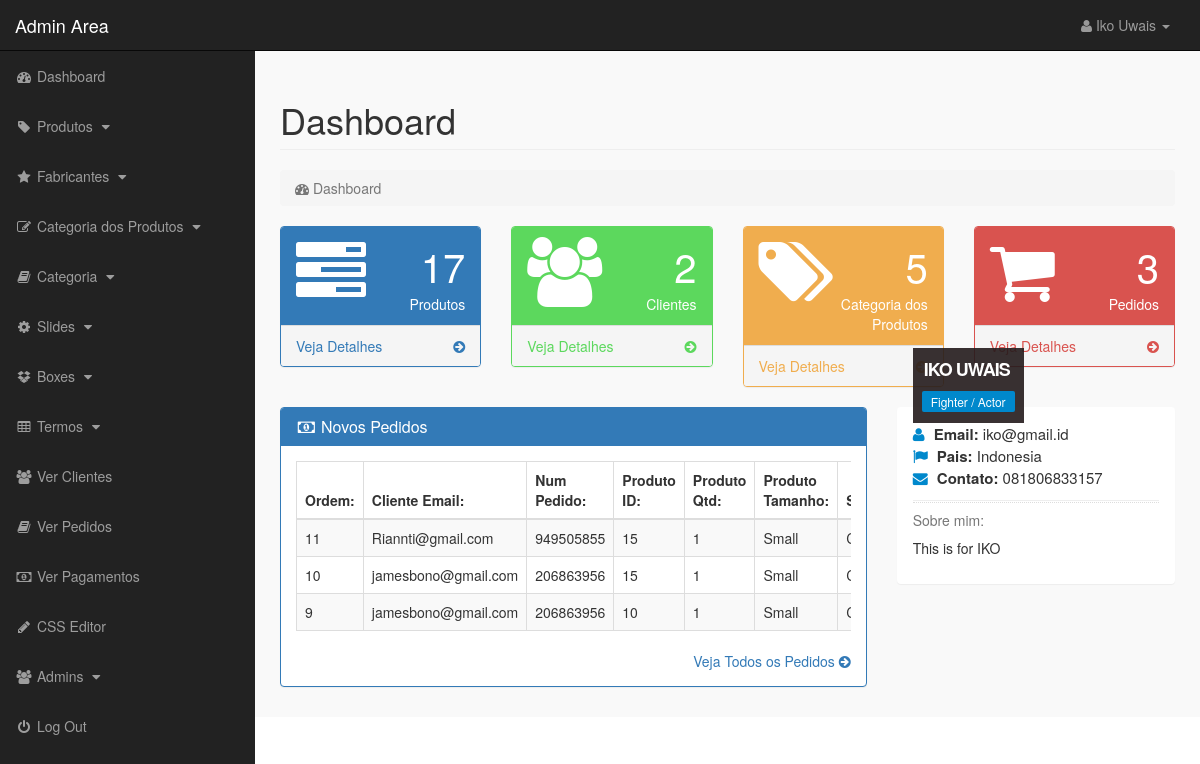
The page /admin_area/index.php?dashboard (signed in) on the database its author committed.
### tables this page shows
CREATE TABLE `pending_orders` (
  `order_id` int(10) NOT NULL,
  `customer_id` int(10) NOT NULL,
  `invoice_no` int(10) NOT NULL,
  `product_id` text NOT NULL,
  `qty` int(10) NOT NULL,
  `size` text NOT NULL,
  `order_status` text NOT NULL
);

CREATE TABLE `customers` (
  `customer_id` int(10) NOT NULL,
  `customer_name` varchar(255) NOT NULL,
  `customer_email` varchar(255) NOT NULL,
  `customer_pass` varchar(255) NOT NULL,
  `customer_country` text NOT NULL,
  `customer_city` text NOT NULL,
  `customer_contact` varchar(255) NOT NULL,
  `customer_address` text NOT NULL,
  `customer_image` text NOT NULL,
  `customer_ip` varchar(100) NOT NULL
);

### admin_area/dashboard.php (the view, shortened to what this page needs)
<?php
if (!isset($_SESSION['admin_email'])) {
    echo "<script>window.open('login.php','_self')</script>";
} else {
?>
<div class="row">
    <div class="col-lg-12">
        <h1 class="page-header"> Dashboard </h1>
        <ol class="breadcrumb">
            <li class="active">
                <i class="fa fa-dashboard"></i> Dashboard
            </li>
        </ol>
    </div>
</div>
<div class="row">
    <div class="col-lg-3 col-md-6">
        <div class="panel panel-primary">
            <div class="panel-heading">
                <div class="row">
                    <div class="col-xs-3">
                        <i class="fa fa-tasks fa-5x"></i>
                    </div>
                    <div class="col-xs-9 text-right">
                        <div class="huge"><?php echo $count_products ?></div>
                        <div>Produtos</div>
                    </div>
                </div>
            </div>
            <a href="index.php?view_produts.php">
                <div class="panel-footer">
                    <span class="pull-left">
                        Veja Detalhes
                    </span>
                    <span class="pull-right">
                        <i class="fa fa-arrow-circle-right"></i>
                    </span>
                    <div class="clearfix"></div>
                </div>
            </a>
        </div>
    </div>
    <div class="col-lg-3 col-md-6">
        <div class="panel panel-green">
            <div class="panel-heading">
                <div class="row">
                    <div class="col-xs-3">
                        <i class="fa fa-users fa-5x"></i>
                    </div>
                    <div class="col-xs-9 text-right">
                        <div class="huge"><?php echo $count_customers ?></div>
                        <div>Clientes</div>
                    </div>
                </div>
            </div>
            <a href="index.php?view_customers.php">
                <div class="panel-footer">
                    <span class="pull-left">
                        Veja Detalhes
                    </span>
                    <span class="pull-right">
                        <i class="fa fa-arrow-circle-right"></i>
                    </span>
                    <div class="clearfix"></div>
                </div>
            </a>
        </div>
    </div>
    <div class="col-lg-3 col-md-6">
        <div class="panel panel-orange">
            <div class="panel-heading">
                <div class="row">
                    <div class="col-xs-3">
                        <i class="fa fa-tags fa-5x"></i>
                    </div>
                    <div class="col-xs-9 text-right">
                        <div class="huge"><?php echo $count_p_categories ?></div>
                        <div>Categoria dos Produtos</div>
                    </div>
                </div>
            </div>
            <a href="index.php?view_p_cats.php">
                <div class="panel-footer">
                    <span class="pull-left">
                        Veja Detalhes
                    </span>
                    <span class="pull-right">
                    </span>
                    <div class="clearfix"></div>
                </div>
            </a>
        </div>
    </div>
    <div class="col-lg-3 col-md-6">
        <div class="panel panel-red">
            <div class="panel-heading">
                <div class="row">
                    <div class="col-xs-3">
                        <i class="fa fa-shopping-cart fa-5x"></i>
                    </div>
                    <div class="col-xs-9 text-right">
                        <div class="huge"><?php echo $count_pending_orders ?></div>
                        <div>Pedidos</div>
                    </div>
                </div>
            </div>
            <a href="index.php?view_p_cats.php">
                <div class="panel-footer">
                    <span class="pull-left">
                        Veja Detalhes
                    </span>
                    <span class="pull-right">
                        <i class="fa fa-arrow-circle-right"></i>
                    </span>
                    <div class="clearfix"></div>
                </div>
            </a>
        </div>
    </div>
</div>
<div class="row">
    <div class="col-lg-8">
        <div class="panel panel-primary">
            <div class="panel-heading">
                <h3 class="panel-title">
                    <i class="fa fa-money fa-fw"></i> Novos Pedidos
                </h3>
            </div>
            <div class="panel-body">
                <div class="table-responsive">
                    <table class="table table-hover table-striped table-bordered">
                        <thead>
                            <tr>
                                <th> Ordem: </th>
                                <th> Cliente Email: </th>
                                <th> Num Pedido: </th>
                                <th> Produto ID: </th>
                                <th> Produto Qtd: </th>
                                <th> Produto Tamanho: </th>
                                <th> Status: </th>
                            </tr>
                        </thead>
                        <tbody>
                            <?php
                                $get_order = "select * from pending_orders order by 1 DESC LIMIT 0,4";
                                $run_order = mysqli_query($con, $get_order);
                                while ($row_order = mysqli_fetch_array($run_order)) {
                                    $order_id = $row_order['order_id'];
                                    $c_id = $row_order['customer_id'];
                                    $invoice_no = $row_order['invoice_no'];
                                    $product_id = $row_order['product_id'];
                                    $qty = $row_order['qty'];
                                    $size = $row_order['size'];
                                ?>
                            <tr>
                                <td> <?php echo $order_id ?></td>
                                <td>
                                    <?php
                                            $get_customer = "select * from customers where customer_id='$c_id'";
                                            $run_customer = mysqli_query($con, $get_customer);
                                            $row_customer = mysqli_fetch_array($run_customer);
                                            $customer_email = $row_customer['customer_email'];
                                            echo $customer_email;
                                            ?>
                                </td>
                                <td> <?php echo $invoice_no ?> </td>
                                <td> <?php echo $product_id ?> </td>
                                <td> <?php echo $qty ?> </td>
                                <td> <?php echo $size ?> </td>
                                <td>
                                </td>
                            </tr>
                            <?php } ?>
                        </tbody>
                    </table>
                </div>
                <div class="text-right">
                    <a href="index.php?view_orders">
                        Veja Todos os Pedidos <i class="fa fa-arrow-circle-right"></i>
                    </a>
                </div>
            </div>
        </div>
    </div>
    <div class="col-md-4">
        <div class="panel">
            <div class="panel-body">
                <div class="md-md thumb-info">
                    <div class="thumb-info-title">
                        <span class="thumb-info-inner"><?php echo $admin_name ?></span>
                        <span class="thumb-info-type"> <?php echo $admin_job ?></span>
                    </div>
                </div>
                <div class="md-md">
                    <div class="widget-content-expanded">
                        <i class="fa fa-user"></i> <span> Email: </span> <?php echo $admin_email ?><br>
                        <i class="fa fa-flag"></i> <span> Pais: </span> <?php echo $admin_country ?><br>
                        <i class="fa fa-envelope"></i> <span> Contato: </span> <?php echo $admin_contact ?><br>
                    </div>
                    <hr class="dotted short " style="margin-top: 10px 0 10px 0;">
                    <h5 class="text-muted"> Sobre mim: </h5>
                    <p> <?php echo $admin_about ?></p>
                </div>
            </div>
        </div>
    </div>
</div>
<?php
}
?>

### admin_area/includes/sidebar.php (shortened to what this page needs)
<?php
if (!isset($_SESSION['admin_email'])) {
    echo "<script>window.open('login.php','_self')</script>";
} else {
?>
<nav class="navbar navbar-inverse navbar-fixed-top">
    <div class="navbar-header">
        <a href="index.php?dashboard" class="navbar-brand">Admin Area</a>
    </div>
    <ul class="nav navbar-right top-nav">
        <li class="dropdown">
            <a href="#" class="dropdown-toggle" data-toggle="dropdown">
                <i class="fa fa-user"></i> <?php echo $admin_name; ?> <b class="caret"></b>
            </a>
        </li>
    </ul>
    <div class="collapse navbar-collapse navbar-ex1-collapse">
        <ul class="nav navbar-nav side-nav">
            <li>
                <a href="index.php?dashboard">
                    <i class="fa fa-fw fa-dashboard"></i> Dashboard
                </a>
            </li>
            <li>
                <a href="#" data-toggle="collapse" data-target="#products">
                    <i class="fa fa-fw fa-tag"></i> Produtos
                    <i class="fa fa-fw fa-caret-down"></i>
                </a>
            </li>
            <li>
                <a href="#" data-toggle="collapse" data-target="#manufacturer">
                    <i class="fa fa-fw fa-star"></i> Fabricantes
                    <i class="fa fa-fw fa-caret-down"></i>
                </a>
            </li>
            <li>
                <a href="#" data-toggle="collapse" data-target="#p_cat">
                    <i class="fa fa-fw fa-edit"></i> Categoria dos Produtos
                    <i class="fa fa-fw fa-caret-down"></i>
                </a>
            </li>
            <li>
                <a href="#" data-toggle="collapse" data-target="#cat">
                    <i class="fa fa-fw fa-book"></i> Categoria
                    <i class="fa fa-fw fa-caret-down"></i>
                </a>
            </li>
            <li>
                <a href="#" data-toggle="collapse" data-target="#slides">
                    <i class="fa fa-fw fa-gear"></i> Slides
                    <i class="fa fa-fw fa-caret-down"></i>
                </a>
            </li>
            <li>
                <a href="#" data-toggle="collapse" data-target="#boxes">
                    <i class="fa fa-fw fa-dropbox"></i> Boxes
                    <i class="fa fa-fw fa-caret-down"></i>
                </a>
            </li>
            <li>
                <a href="#" data-toggle="collapse" data-target="#terms">
                    <i class="fa fa-fw fa-table"></i> Termos
                    <i class="fa fa-fw fa-caret-down"></i>
                </a>
            </li>
            <li>
                <a href="index.php?view_customers">
                    <i class="fa fa-fw fa-users"></i> Ver Clientes
                </a>
            </li>
            <li>
                <a href="index.php?view_orders">
                    <i class="fa fa-fw fa-book"></i> Ver Pedidos
                </a>
            </li>
            <li>
                <a href="index.php?view_payments">
                    <i class="fa fa-fw fa-money"></i> Ver Pagamentos
                </a>
            </li>
            <li>
                <a href="index.php?edit_css">
                    <i class="fa fa-fw fa-pencil"></i> CSS Editor
                </a>
            </li>
            <li>
                <a href="#" data-toggle="collapse" data-target="#users">
                    <i class="fa fa-fw fa-users"></i> Admins
                    <i class="fa fa-fw fa-caret-down"></i>
                </a>
            </li>
            <li>
                <a href="logout.php">
                    <i class="fa fa-fw fa-power-off"></i> Log Out
                </a>
            </li>
        </ul>
    </div>
</nav>
<?php
}
?>

### admin_area/css/style.css (style rules this page uses)
body { margin-top: 100px; }
@media (min-width: 768px) { body { margin-top: 50px; } }
.top-nav { margin: 0px 15px; }
.top-nav>li { display: inline-block; }
.top-nav>li>a { color: #999999; line-height: 20px; padding-top: 15px; padding-bottom: 15px; }
@media (min-width: 768px) { .side-nav { position: fixed; top: 51px; bottom: 0; width: 255px; overflow-y: auto; overflow-x: hidden; background-color: #222222; padding-bottom: 40px; border-radius: 0; } }
@media (min-width: 768px) { .side-nav>li>a { width: 255px; } }
.huge { font-size: 40px; line-height: normal; }
.panel-green { border-color: #5cd85d; }
.panel-green>.panel-heading { color:#ffffff; background-color: #5cd85d; }
.panel-green>a { color: #5cd85d; }
.panel-red { border-color: #d9534f; }
.panel-red>.panel-heading { color: #ffffff; background-color: #d9534f; }
.panel-red>a { color: #d9534f; }
.panel-orange { border-color: #f0ad4e; }
.panel-orange>.panel-heading { color: #ffffff; background-color: #f0ad4e; }
.panel-orange>a { color: #f0ad4e; }
.panel-body { border-radius: 5px; }
.thumb-info { position: relative; }
hr { border-bottom: 1px #dddddd dotted; height: 1px; margin: 10px 0 10px 0; }
.thumb-info .thumb-info-title { background: rgba(36, 27, 28, .9); bottom: 10%; color: #ffffff; font-size: 18px; font-weight: 600; left: 0; letter-spacing: -1px; padding: 9px 11px 9px; position: absolute; text-transform: uppercase; z-index: 1; }
.thumb-info .thumb-info-inner { display: block; }
.thumb-info .thumb-info-type { background: #0088cc; display: inline-block; border-radius: 2px; font-size: 12px; font-weight: 400; letter-spacing: 0; margin: 8px -2px -15px -2px; padding: 2px 9px; text-transform: none; }
.widget-content-expanded { font-size: 15px; }
.widget-content-expanded span { font-weight: 600; }
.widget-content-expanded i { color: #0088cc; margin-right: 5px; }

### rows shown on the page
pending_orders: order_id "11", customer.customer_email "Riannti@gmail.com", invoice_no "949505855", product "15", qty "1", size "Small"
pending_orders: order_id "10", customer.customer_email "jamesbono@gmail.com", invoice_no "206863956", product "15", qty "1", size "Small"
pending_orders: order_id "9", customer.customer_email "jamesbono@gmail.com", invoice_no "206863956", product "10", qty "1", size "Small"

### other values the page prints
$admin_name "Iko Uwais"
$count_products "17"
$count_customers "2"
$count_p_categories "5"
$count_pending_orders "3"
$admin_name "IKO UWAIS"
$admin_job "Fighter / Actor"
$admin_email "iko@gmail.id"
$admin_country "Indonesia"
$admin_contact "081806833157"
$admin_about "This is for IKO"
